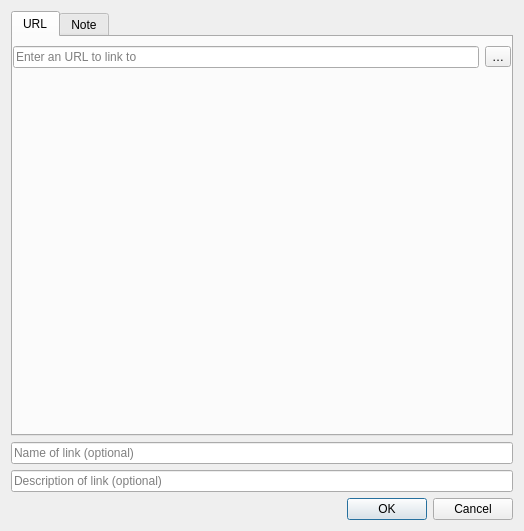
<?xml version="1.0" encoding="UTF-8"?>
<ui version="4.0">
 <class>LinkDialog</class>
 <widget class="QDialog" name="LinkDialog">
  <property name="geometry">
   <rect>
    <x>0</x>
    <y>0</y>
    <width>524</width>
    <height>531</height>
   </rect>
  </property>
  <property name="windowTitle">
   <string>Link an url or note</string>
  </property>
  <property name="windowIcon">
   <iconset theme="insert-link" resource="../breeze-qownnotes.qrc">
    <normaloff>:/icons/breeze-qownnotes/16x16/insert-link.svg</normaloff>:/icons/breeze-qownnotes/16x16/insert-link.svg</iconset>
  </property>
  <layout class="QGridLayout" name="gridLayout">
   <item row="0" column="0">
    <layout class="QVBoxLayout" name="verticalLayout">
     <item>
      <widget class="QTabWidget" name="tabWidget">
       <property name="sizePolicy">
        <sizepolicy hsizetype="Expanding" vsizetype="Minimum">
         <horstretch>0</horstretch>
         <verstretch>0</verstretch>
        </sizepolicy>
       </property>
       <property name="currentIndex">
        <number>0</number>
       </property>
       <widget class="QWidget" name="urlTab">
        <attribute name="title">
         <string notr="true">URL</string>
        </attribute>
        <layout class="QGridLayout" name="gridLayout_2">
         <property name="leftMargin">
          <number>0</number>
         </property>
         <property name="rightMargin">
          <number>0</number>
         </property>
         <property name="bottomMargin">
          <number>0</number>
         </property>
         <item row="1" column="2">
          <widget class="QToolButton" name="fileUrlButton">
           <property name="toolTip">
            <string>&lt;html&gt;&lt;head/&gt;&lt;body&gt;&lt;p&gt;select local file to link to&lt;/p&gt;&lt;/body&gt;&lt;/html&gt;</string>
           </property>
           <property name="text">
            <string notr="true">…</string>
           </property>
          </widget>
         </item>
         <item row="1" column="1">
          <widget class="QLineEdit" name="urlEdit">
           <property name="statusTip">
            <string>Enter URL</string>
           </property>
           <property name="whatsThis">
            <string/>
           </property>
           <property name="accessibleName">
            <string/>
           </property>
           <property name="placeholderText">
            <string>Enter an URL to link to</string>
           </property>
           <property name="clearButtonEnabled">
            <bool>true</bool>
           </property>
          </widget>
         </item>
         <item row="2" column="1" colspan="2">
          <spacer name="verticalSpacer">
           <property name="orientation">
            <enum>Qt::Vertical</enum>
           </property>
           <property name="sizeHint" stdset="0">
            <size>
             <width>20</width>
             <height>40</height>
            </size>
           </property>
          </spacer>
         </item>
        </layout>
       </widget>
       <widget class="QWidget" name="noteTab">
        <attribute name="title">
         <string>Note</string>
        </attribute>
        <layout class="QVBoxLayout" name="verticalLayout_2">
         <property name="leftMargin">
          <number>0</number>
         </property>
         <property name="rightMargin">
          <number>0</number>
         </property>
         <property name="bottomMargin">
          <number>0</number>
         </property>
         <item>
          <widget class="QLineEdit" name="searchLineEdit">
           <property name="toolTip">
            <string>Search for notes or create new notes by entering text and pressing return</string>
           </property>
           <property name="styleSheet">
            <string notr="true">QLineEdit {
	border: 1px solid lightgray;
	border-radius: 5px;
	padding: 2px 5px 2px 25px;
	background-image: url(:/images/search.png);
	background-repeat: no-repeat;
	background-position: center left;
	margin-right: 0px;
}
</string>
           </property>
           <property name="placeholderText">
            <string>Search for a note to link to</string>
           </property>
           <property name="clearButtonEnabled">
            <bool>true</bool>
           </property>
          </widget>
         </item>
         <item>
          <widget class="QListWidget" name="notesListWidget"/>
         </item>
        </layout>
       </widget>
      </widget>
     </item>
     <item>
      <widget class="QLineEdit" name="nameLineEdit">
       <property name="statusTip">
        <string>Enter the name of the link (optional)</string>
       </property>
       <property name="placeholderText">
        <string>Name of link (optional)</string>
       </property>
       <property name="clearButtonEnabled">
        <bool>true</bool>
       </property>
      </widget>
     </item>
     <item>
      <widget class="QLineEdit" name="descriptionLineEdit">
       <property name="statusTip">
        <string>Enter a description for the link (optional)</string>
       </property>
       <property name="placeholderText">
        <string>Description of link (optional)</string>
       </property>
       <property name="clearButtonEnabled">
        <bool>true</bool>
       </property>
      </widget>
     </item>
    </layout>
   </item>
   <item row="1" column="0">
    <widget class="QDialogButtonBox" name="buttonBox">
     <property name="orientation">
      <enum>Qt::Horizontal</enum>
     </property>
     <property name="standardButtons">
      <set>QDialogButtonBox::Cancel|QDialogButtonBox::Ok</set>
     </property>
    </widget>
   </item>
  </layout>
 </widget>
 <tabstops>
  <tabstop>urlEdit</tabstop>
  <tabstop>fileUrlButton</tabstop>
  <tabstop>nameLineEdit</tabstop>
  <tabstop>descriptionLineEdit</tabstop>
  <tabstop>tabWidget</tabstop>
  <tabstop>searchLineEdit</tabstop>
  <tabstop>notesListWidget</tabstop>
 </tabstops>
 <resources>
  <include location="../breeze-qownnotes.qrc"/>
 </resources>
 <connections>
  <connection>
   <sender>buttonBox</sender>
   <signal>accepted()</signal>
   <receiver>LinkDialog</receiver>
   <slot>accept()</slot>
   <hints>
    <hint type="sourcelabel">
     <x>262</x>
     <y>516</y>
    </hint>
    <hint type="destinationlabel">
     <x>157</x>
     <y>274</y>
    </hint>
   </hints>
  </connection>
  <connection>
   <sender>buttonBox</sender>
   <signal>rejected()</signal>
   <receiver>LinkDialog</receiver>
   <slot>reject()</slot>
   <hints>
    <hint type="sourcelabel">
     <x>330</x>
     <y>516</y>
    </hint>
    <hint type="destinationlabel">
     <x>286</x>
     <y>274</y>
    </hint>
   </hints>
  </connection>
 </connections>
</ui>
